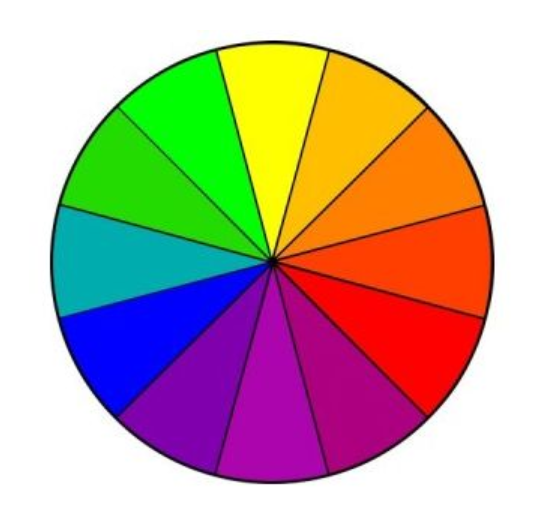
#> input picture cv3/mm.PNG, 558 x 529 px
$ python cv_5.py
#> lines starting #> are read from the running program, lines starting #| are printed output that depends on the picture
import cv2 as cv
import numpy as np

img_1 = cv.imread('mm.PNG')
#> img_1 is the input picture: shape (529, 558, 3); mean B, G, R 160.2, 174.1, 194
img_2 = cv.imread('jj.PNG')
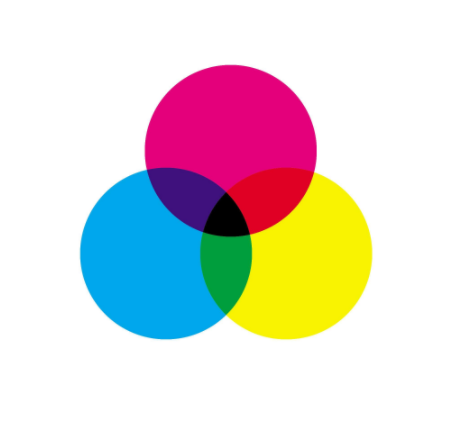
#> input picture cv3/jj.PNG, 462 x 441 px
#> img_2 is the input picture: shape (441, 462, 3); mean B, G, R 214.2, 216.9, 223.8

#cv.addWeighted()需要输入图片具有同样的shape
#图片1占0.7，图片2占0.3
dst = cv.addWeighted(img_1[0:400,0:400],0.7,img_2[0:400,0:400],0.3,0)
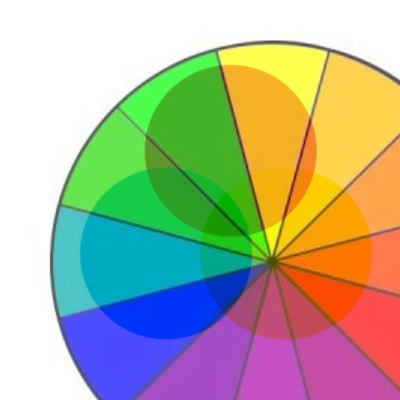
#> dst: shape (400, 400, 3); mean B, G, R 151.9, 177.6, 176.2
cv.imshow('dst',dst)
cv.waitKey(0)
cv.destroyWindow('dst')
#图片1占0.2，图片2占0.8
dst = cv.addWeighted(img_1[0:400,0:400],0.2,img_2[0:400,0:400],0.8,0)
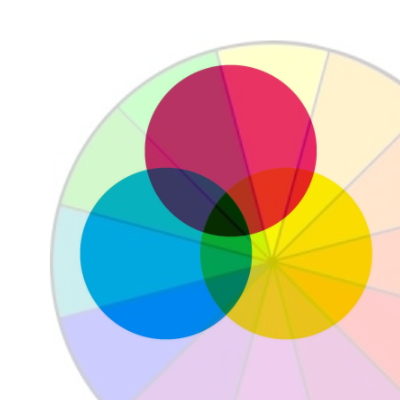
#> dst: shape (400, 400, 3); mean B, G, R 188.5, 198.3, 204.1
cv.imshow('dst',dst)
cv.waitKey(0)
cv.destroyWindow('dst')
